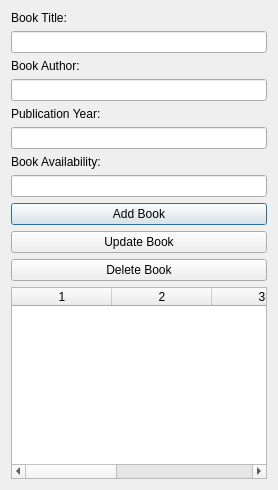
<?xml version="1.0" encoding="UTF-8"?>
<ui version="4.0">
    <class>LibraryApp</class>
    <widget class="QDialog" name="LibraryApp">
        <property name="windowTitle">
            <string>Library App</string>
        </property>
        <layout class="QVBoxLayout" name="verticalLayout">
            <item>
                <widget class="QLabel" name="lblBookTitle">
                    <property name="text">
                        <string>Book Title:</string>
                    </property>
                </widget>
            </item>
            <item>
                <widget class="QLineEdit" name="txtBookTitle"/>
            </item>
            <item>
                <widget class="QLabel" name="lblBookAuthor">
                    <property name="text">
                        <string>Book Author:</string>
                    </property>
                </widget>
            </item>
            <item>
                <widget class="QLineEdit" name="txtBookAuthor"/>
            </item>
            <item>
                <widget class="QLabel" name="lblPublicationYear">
                    <property name="text">
                        <string>Publication Year:</string>
                    </property>
                </widget>
            </item>
            <item>
                <widget class="QLineEdit" name="txtPublicationYear"/>
            </item>
            <item>
                <widget class="QLabel" name="lblBookAvailability">
                    <property name="text">
                        <string>Book Availability:</string>
                    </property>
                </widget>
            </item>
            <item>
                <widget class="QLineEdit" name="txtBookAvailability"/>
            </item>
            <item>
                <widget class="QPushButton" name="btnAddBook">
                    <property name="text">
                        <string>Add Book</string>
                    </property>
                </widget>
            </item>
            <item>
                <widget class="QPushButton" name="btnUpdateBook">
                    <property name="text">
                        <string>Update Book</string>
                    </property>
                </widget>
            </item>
            <item>
                <widget class="QPushButton" name="btnDeleteBook">
                    <property name="text">
                        <string>Delete Book</string>
                    </property>
                </widget>
            </item>
            <item>
                <widget class="QTableWidget" name="tableBooks">
                    <property name="rowCount">
                        <number>0</number>
                    </property>
                    <property name="columnCount">
                        <number>5</number>
                    </property>
                </widget>
            </item>
        </layout>
    </widget>
    <resources/>
    <connections/>
</ui>
